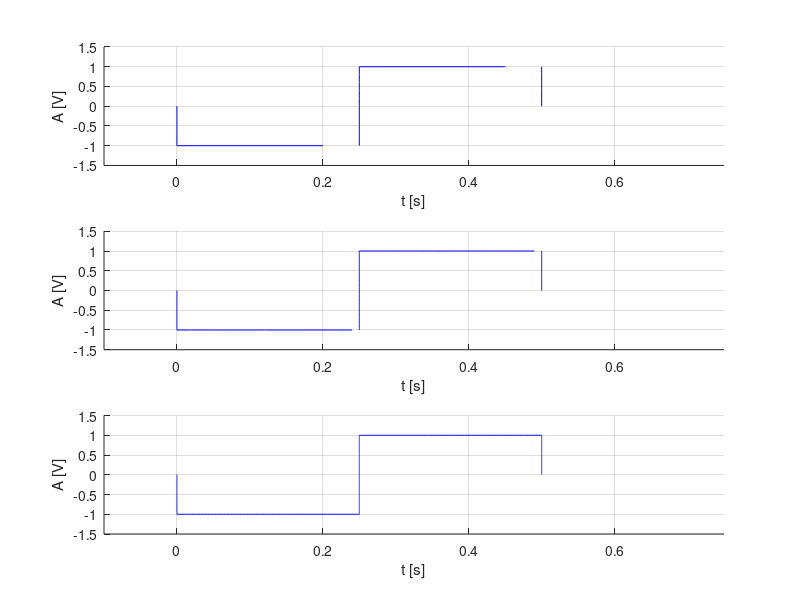

MATLAB code to generate this figure:
% a) nivelurile {-1, 1}


%Rezolutia temporara de 2ms
subplot(3,1,1)
hold on
xlabel('t [s]'),ylabel('A [V]')

%y variaza de la 0 la -1
y=0:-0.2:-1;
x=y*0;
plot(x,y,'b')
%nivel -1
x = 0: 0.2: 1/4;
y = -1+0*x;
plot(x, y, 'b'),grid

%x=1/4;y variaza de la -1 la 1
y=-1:0.2:1;
x=y*0+1/4;
plot(x,y,'b')

%nivel 1
x = 1/4:0.2:1/2;
y=1+0*x;
plot(x,y,'b')

%x=1/2; y variaza de la 1 la -1
y=1:-0.2:0;
x=y*0+1/2;
plot(x,y,'b')
axis([-0.1 3/4 -1.5 1.5])



%Rezolutia temporara de 20ms
subplot(3,1,2)
hold on
xlabel('t [s]'),ylabel('A [V]')

%y variaza de la 0 la -1
y=0:-0.02:-1;
x=y*0;
plot(x,y,'b')
%nivel -1
x = 0: 0.02: 1/4;
y = -1+0*x;
plot(x, y, 'b'),grid

%x=1/4;y variaza de la -1 la 1
y=-1:0.02:1;
x=y*0+1/4;
plot(x,y,'b')

%nivel 1
x = 1/4:0.02:1/2;
y=1+0*x;
plot(x,y,'b')

%x=1/2; y variaza de la 1 la -1
y=1:-0.02:0;
x=y*0+1/2;
plot(x,y,'b')
axis([-0.1 3/4 -1.5 1.5])



%Rezolutia temporara de 200ms

subplot(3,1,3)
hold on
xlabel('t [s]'),ylabel('A [V]')
%a) nivelurile {-1, 1}

%y variaza de la 0 la -1
y=0:-0.002:-1;
x=y*0;
plot(x,y,'b')
%nivel -1
x = 0: 0.002: 1/4;
y = -1+0*x;
plot(x, y, 'b'),grid

%x=1/4;y variaza de la -1 la 1
y=-1:0.002:1;
x=y*0+1/4;
plot(x,y,'b')

%nivel 1
x = 1/4:0.002:1/2;
y=1+0*x;
plot(x,y,'b')

%x=1/2; y variaza de la 1 la -1
y=1:-0.002:0;
x=y*0+1/2;
plot(x,y,'b')
axis([-0.1 3/4 -1.5 1.5])

